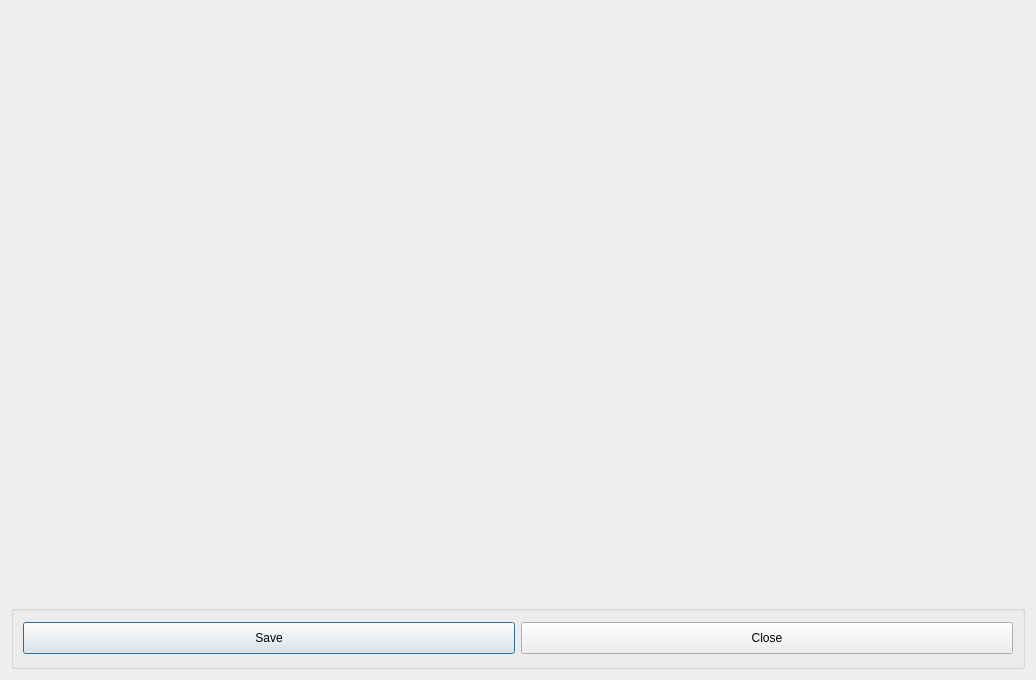
<?xml version="1.0" encoding="UTF-8"?>
<ui version="4.0">
 <class>PlotDialog</class>
 <widget class="QDialog" name="PlotDialog">
  <property name="geometry">
   <rect>
    <x>0</x>
    <y>0</y>
    <width>1036</width>
    <height>680</height>
   </rect>
  </property>
  <property name="windowTitle">
   <string>Plot</string>
  </property>
  <layout class="QVBoxLayout" name="verticalLayout">
   <item>
    <widget class="QWidget" name="customPlot" native="true">
     <property name="sizePolicy">
      <sizepolicy hsizetype="Expanding" vsizetype="Expanding">
       <horstretch>0</horstretch>
       <verstretch>0</verstretch>
      </sizepolicy>
     </property>
    </widget>
   </item>
   <item>
    <widget class="QGroupBox" name="buttonGroupBox">
     <property name="sizePolicy">
      <sizepolicy hsizetype="Preferred" vsizetype="Expanding">
       <horstretch>0</horstretch>
       <verstretch>0</verstretch>
      </sizepolicy>
     </property>
     <property name="maximumSize">
      <size>
       <width>16777215</width>
       <height>64</height>
      </size>
     </property>
     <property name="title">
      <string/>
     </property>
     <layout class="QHBoxLayout" name="horizontalLayout">
      <item>
       <widget class="QPushButton" name="savePushButton">
        <property name="maximumSize">
         <size>
          <width>16777215</width>
          <height>32</height>
         </size>
        </property>
        <property name="text">
         <string>Save</string>
        </property>
       </widget>
      </item>
      <item>
       <widget class="QPushButton" name="closePushButton">
        <property name="maximumSize">
         <size>
          <width>16777215</width>
          <height>32</height>
         </size>
        </property>
        <property name="text">
         <string>Close</string>
        </property>
       </widget>
      </item>
     </layout>
    </widget>
   </item>
  </layout>
 </widget>
 <resources/>
 <connections/>
</ui>
